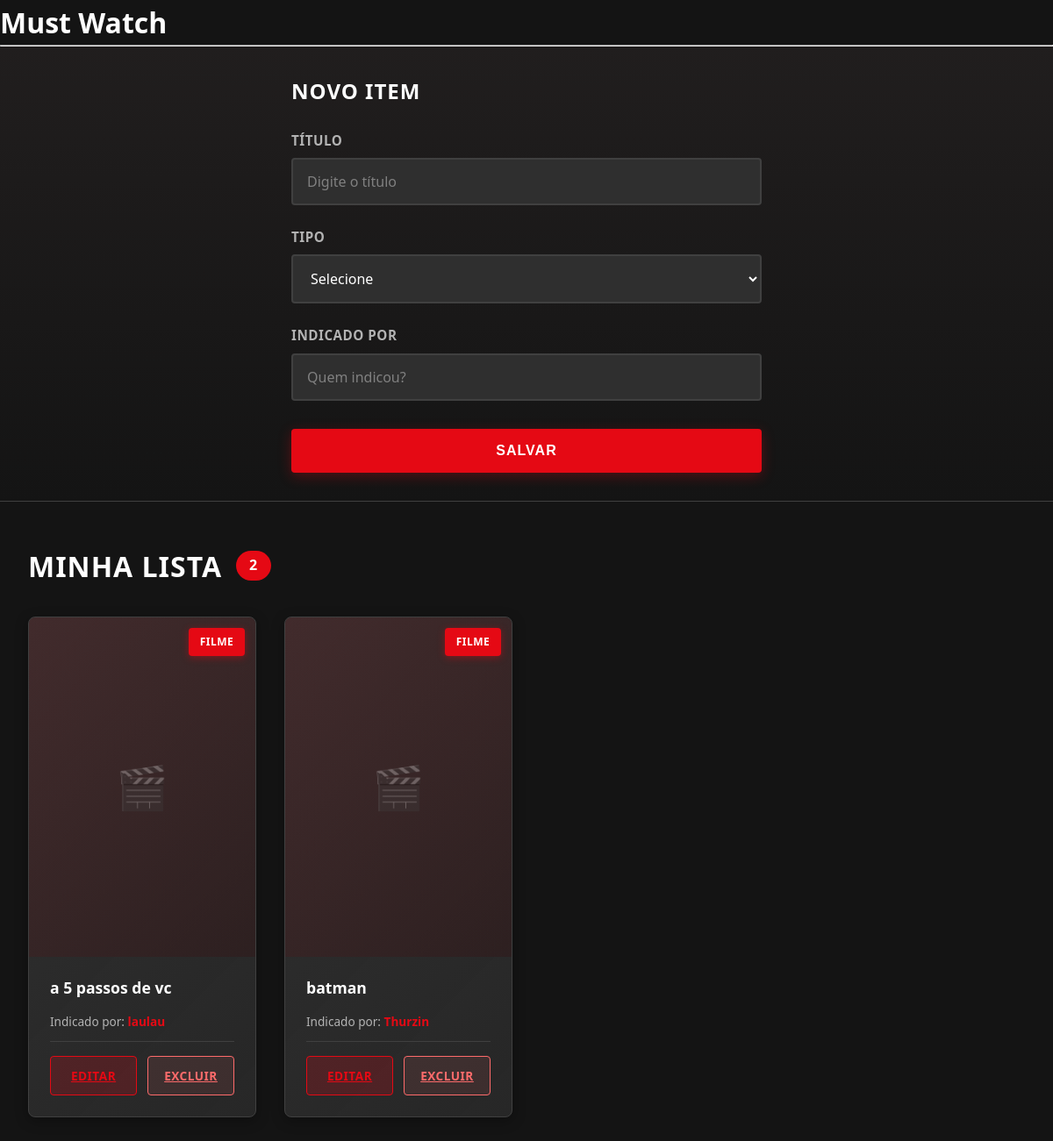
The app's page /lista, older data.
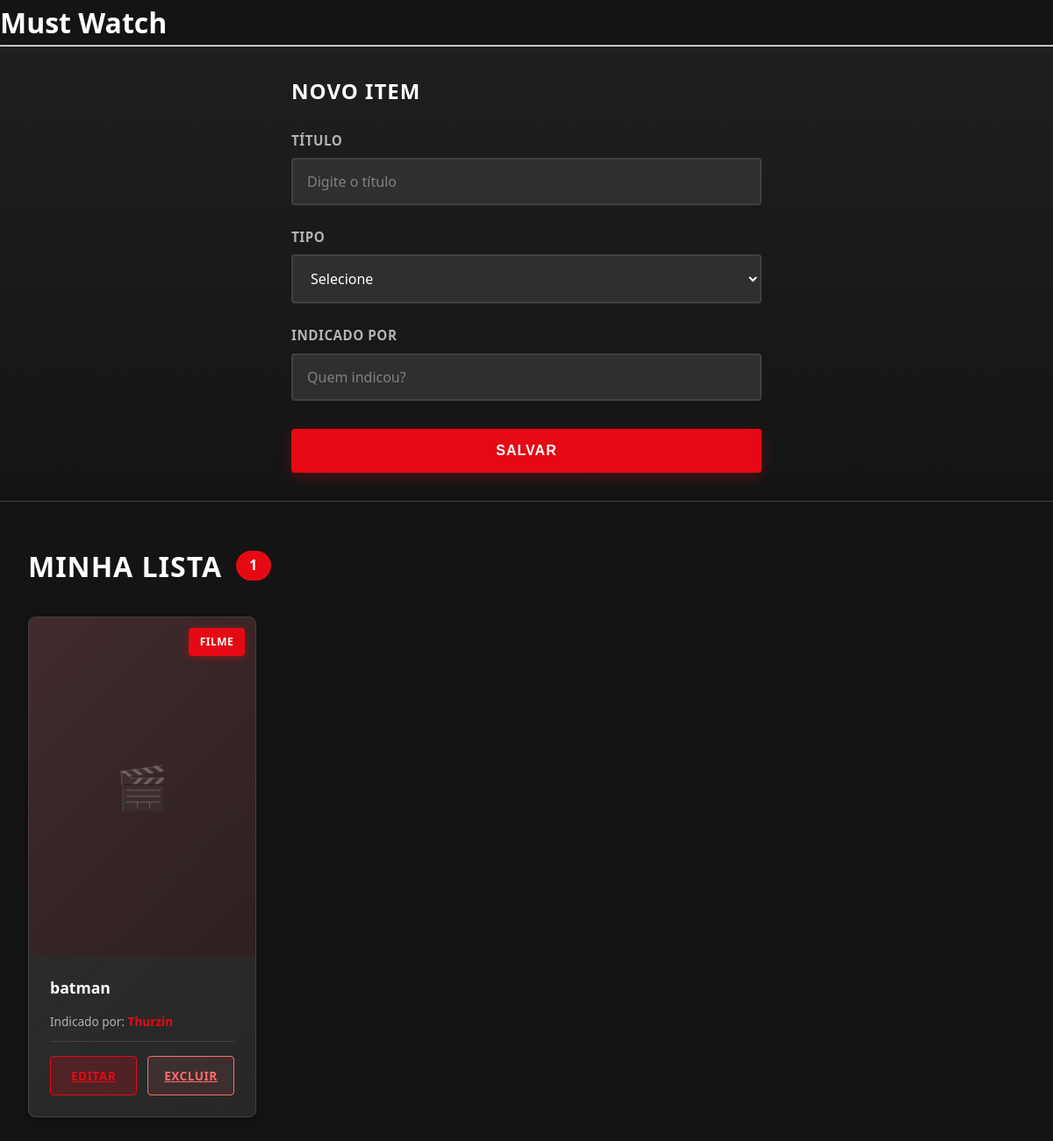
The same page, newer data.
### tables this page shows
CREATE TABLE mustwatch (
            id_item INTEGER PRIMARY KEY AUTOINCREMENT,
            titulo_item TEXT NOT NULL,
            tipo_item TEXT NOT NULL,
            indicado_por TEXT
        );

### app.py (the view, shortened to what this page needs)
@app.route("/lista", methods=["GET", "POST"])
def lista():
    itens = MustWatch.obter_lista()
    return render_template(
        "lista.html",
        titulo="Lista Must Watch",
        itens=itens
    )

### models/database.py (called while the page is built)
    def buscar_tudo(self, query: str, params: tuple = ()) -> list[Any]:
        self.cursor.execute(query, params)
        return self.cursor.fetchall()

    def close(self) -> None:
        self.connection.close()

    def __enter__(self) -> Self:
        return self

    def __exit__(
        self,
        exc_type: Optional[Type[BaseException]],
        exc_value: Optional[BaseException],
        tb: Optional[TracebackType]
    ) -> None:
        if exc_type is not None:
            print("Erro no banco:")
            print(exc_value)
            traceback.print_tb(tb)
        self.close()

### models/item.py (called while the page is built)
    @classmethod
    def obter_lista(cls) -> list[Self]:
        with Database() as db:
            query: str = """
            SELECT titulo_item, tipo_item, indicado_por, id_item
            FROM mustwatch;
            """
            resultados: list[Any] = db.buscar_tudo(query)
            return [
                cls(titulo, tipo, indicado, id_item)
                for titulo, tipo, indicado, id_item in resultados
            ]

### templates/lista.html (shortened to what this page needs)
{% extends "base.html" %}
{% block conteudo %}
<div class="netflix-form-section">
    <div class="form-container">
        <h2 class="form-title">
            {% if item_selecionado %}
                Editar Item
            {% else %}
                Novo Item
            {% endif %}
        </h2>
        {% if item_selecionado %}
        <form class="netflix-form" method="POST" action="{{ url_for('update', idItem=item_selecionado.id) }}">
        {% else %}
        <form class="netflix-form" method="POST" action="{{ url_for('lista') }}">
        {% endif %}
            <div class="form-group">
                <label>Título</label>
                <input type="text"
                       name="titulo-item"
                       placeholder="Digite o título"
                       value="{{ item_selecionado.titulo_item if item_selecionado else '' }}"
                       required>
            </div>
           <div class="form-group">
    <label>Tipo</label>
    <select name="tipo-item" required>
        <option value="">Selecione</option>
    </select>
</div>
            <div class="form-group">
                <label>Indicado por</label>
                <input type="text"
                       name="indicado-por"
                       placeholder="Quem indicou?"
                       value="{{ item_selecionado.indicado_por if item_selecionado else '' }}">
            </div>
            <button type="submit" class="btn-submit">
                {% if item_selecionado %}Atualizar{% else %}Salvar{% endif %}
            </button>
        </form>
    </div>
</div>
<div class="netflix-content">
    <div class="content-header">
        <h2 class="content-title">
            Minha Lista
            <span class="filme-count">{{ itens|length }}</span>
        </h2>
    </div>
    {% if itens|length == 0 %}
        <div class="empty-state">
            <div class="empty-icon">🎬</div>
            <h3>Nenhum item ainda</h3>
            <p>Adicione seu primeiro filme ou série!</p>
        </div>
    {% else %}
    <div class="filmes-grid">
        {% for item in itens %}
        <div class="filme-card">
            <div class="filme-poster">
                <div class="poster-placeholder"></div>
                <span class="tipo-badge">
                    {{ item.tipo_item }}
                </span>
            </div>
            <div class="filme-info">
                <div class="filme-titulo">
                    {{ item.titulo_item }}
                </div>
                <div class="filme-indicado">
                    Indicado por:
                    <strong>{{ item.indicado_por }}</strong>
                </div>
                <div class="filme-actions">
                    <a href="{{ url_for('update', idItem=item.id) }}" class="btn-action btn-editar">
                        Editar
                    </a>
                    <a href="{{ url_for('delete', idItem=item.id) }}" class="btn-action btn-excluir">
                        Excluir
                    </a>
                </div>
            </div>
        </div>
        {% endfor %}
    </div>
    {% endif %}
</div>
{% endblock %}

### templates/base.html (shortened to what this page needs)
<!DOCTYPE html>
<html>
<head>
    <link rel="stylesheet" href="{{ url_for('static', filename='style.css') }}">
</head>
<body>
    <h1>Must Watch</h1>
    <hr>
    {% block conteudo %}{% endblock %}
</body>
</html>

Row changes from the older to the newer data that the page shows:
removed mustwatch: tipo_item "FILME", titulo_item "a 5 passos de vc", indicado_por "laulau"
Text that changed along with them:
{{ itens|length }}: "2" → "1"
